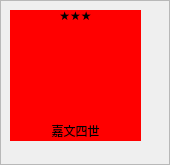
<?xml version="1.0" encoding="UTF-8"?>
<ui version="4.0">
 <class>ItemChess</class>
 <widget class="QWidget" name="ItemChess">
  <property name="geometry">
   <rect>
    <x>0</x>
    <y>0</y>
    <width>170</width>
    <height>165</height>
   </rect>
  </property>
  <property name="windowTitle">
   <string>Form</string>
  </property>
  <layout class="QHBoxLayout" name="horizontalLayout">
   <property name="spacing">
    <number>0</number>
   </property>
   <property name="leftMargin">
    <number>0</number>
   </property>
   <property name="topMargin">
    <number>0</number>
   </property>
   <property name="rightMargin">
    <number>0</number>
   </property>
   <property name="bottomMargin">
    <number>0</number>
   </property>
   <item>
    <widget class="QFrame" name="frame_chess">
     <property name="frameShape">
      <enum>QFrame::StyledPanel</enum>
     </property>
     <property name="frameShadow">
      <enum>QFrame::Raised</enum>
     </property>
     <widget class="QLabel" name="lb_chess_ico">
      <property name="geometry">
       <rect>
        <x>10</x>
        <y>10</y>
        <width>131</width>
        <height>131</height>
       </rect>
      </property>
      <property name="styleSheet">
       <string notr="true">background-color: rgb(255, 0, 0);</string>
      </property>
      <property name="text">
       <string/>
      </property>
     </widget>
     <widget class="QLabel" name="lb_chess_level">
      <property name="geometry">
       <rect>
        <x>0</x>
        <y>0</y>
        <width>151</width>
        <height>31</height>
       </rect>
      </property>
      <property name="styleSheet">
       <string notr="true"/>
      </property>
      <property name="text">
       <string>★★★</string>
      </property>
      <property name="alignment">
       <set>Qt::AlignCenter</set>
      </property>
     </widget>
     <widget class="QLabel" name="lb_chess_name">
      <property name="geometry">
       <rect>
        <x>0</x>
        <y>110</y>
        <width>151</width>
        <height>41</height>
       </rect>
      </property>
      <property name="text">
       <string>嘉文四世</string>
      </property>
      <property name="alignment">
       <set>Qt::AlignCenter</set>
      </property>
     </widget>
    </widget>
   </item>
  </layout>
 </widget>
 <resources/>
 <connections/>
</ui>
